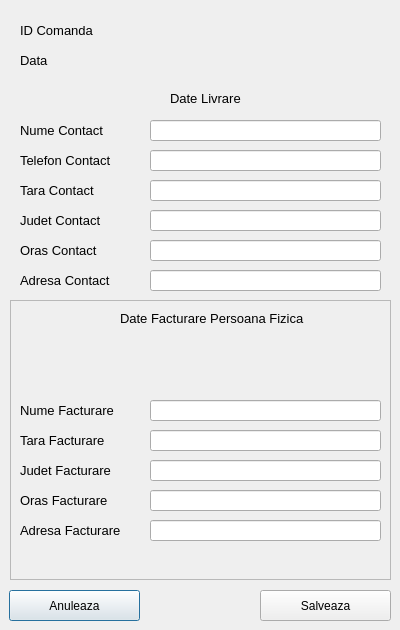
<?xml version="1.0" encoding="UTF-8"?>
<ui version="4.0">
 <class>OrderEditForm</class>
 <widget class="QDialog" name="OrderEditForm">
  <property name="geometry">
   <rect>
    <x>0</x>
    <y>0</y>
    <width>400</width>
    <height>630</height>
   </rect>
  </property>
  <property name="sizePolicy">
   <sizepolicy hsizetype="Preferred" vsizetype="Preferred">
    <horstretch>0</horstretch>
    <verstretch>0</verstretch>
   </sizepolicy>
  </property>
  <property name="minimumSize">
   <size>
    <width>400</width>
    <height>630</height>
   </size>
  </property>
  <property name="maximumSize">
   <size>
    <width>400</width>
    <height>630</height>
   </size>
  </property>
  <property name="windowTitle">
   <string>Dialog</string>
  </property>
  <widget class="QLineEdit" name="ContactNameLineEdit">
   <property name="geometry">
    <rect>
     <x>150</x>
     <y>120</y>
     <width>231</width>
     <height>21</height>
    </rect>
   </property>
  </widget>
  <widget class="QLineEdit" name="ContactPhoneLineEdit">
   <property name="geometry">
    <rect>
     <x>150</x>
     <y>150</y>
     <width>231</width>
     <height>21</height>
    </rect>
   </property>
  </widget>
  <widget class="QLineEdit" name="ContactCountryLineEdit">
   <property name="geometry">
    <rect>
     <x>150</x>
     <y>180</y>
     <width>231</width>
     <height>21</height>
    </rect>
   </property>
  </widget>
  <widget class="QLineEdit" name="ContactCountyLineEdit">
   <property name="geometry">
    <rect>
     <x>150</x>
     <y>210</y>
     <width>231</width>
     <height>21</height>
    </rect>
   </property>
  </widget>
  <widget class="QLineEdit" name="ContactCityLineEdit">
   <property name="geometry">
    <rect>
     <x>150</x>
     <y>240</y>
     <width>231</width>
     <height>21</height>
    </rect>
   </property>
  </widget>
  <widget class="QLineEdit" name="ContactAdressLineEdit">
   <property name="geometry">
    <rect>
     <x>150</x>
     <y>270</y>
     <width>231</width>
     <height>21</height>
    </rect>
   </property>
  </widget>
  <widget class="QLabel" name="OrderIDLabel">
   <property name="geometry">
    <rect>
     <x>20</x>
     <y>20</y>
     <width>111</width>
     <height>20</height>
    </rect>
   </property>
   <property name="font">
    <font>
     <pointsize>10</pointsize>
    </font>
   </property>
   <property name="text">
    <string>ID Comanda</string>
   </property>
  </widget>
  <widget class="QLabel" name="OrderIDDisplayLabel">
   <property name="geometry">
    <rect>
     <x>150</x>
     <y>20</y>
     <width>170</width>
     <height>20</height>
    </rect>
   </property>
   <property name="font">
    <font>
     <pointsize>10</pointsize>
    </font>
   </property>
   <property name="text">
    <string/>
   </property>
  </widget>
  <widget class="QLabel" name="DateLabel">
   <property name="geometry">
    <rect>
     <x>20</x>
     <y>50</y>
     <width>111</width>
     <height>20</height>
    </rect>
   </property>
   <property name="font">
    <font>
     <pointsize>10</pointsize>
    </font>
   </property>
   <property name="text">
    <string>Data</string>
   </property>
  </widget>
  <widget class="QLabel" name="DateDisplayLabel">
   <property name="geometry">
    <rect>
     <x>150</x>
     <y>50</y>
     <width>170</width>
     <height>20</height>
    </rect>
   </property>
   <property name="font">
    <font>
     <pointsize>10</pointsize>
    </font>
   </property>
   <property name="text">
    <string/>
   </property>
  </widget>
  <widget class="QLabel" name="ContactNameLabel">
   <property name="geometry">
    <rect>
     <x>20</x>
     <y>120</y>
     <width>111</width>
     <height>20</height>
    </rect>
   </property>
   <property name="font">
    <font>
     <pointsize>10</pointsize>
    </font>
   </property>
   <property name="text">
    <string>Nume Contact</string>
   </property>
  </widget>
  <widget class="QLabel" name="ContactPhoneLabel">
   <property name="geometry">
    <rect>
     <x>20</x>
     <y>150</y>
     <width>111</width>
     <height>20</height>
    </rect>
   </property>
   <property name="font">
    <font>
     <pointsize>10</pointsize>
    </font>
   </property>
   <property name="text">
    <string>Telefon Contact</string>
   </property>
  </widget>
  <widget class="QLabel" name="ContactCountryLabel">
   <property name="geometry">
    <rect>
     <x>20</x>
     <y>180</y>
     <width>111</width>
     <height>20</height>
    </rect>
   </property>
   <property name="font">
    <font>
     <pointsize>10</pointsize>
    </font>
   </property>
   <property name="text">
    <string>Tara Contact</string>
   </property>
  </widget>
  <widget class="QLabel" name="ContactCountyLabel">
   <property name="geometry">
    <rect>
     <x>20</x>
     <y>210</y>
     <width>111</width>
     <height>20</height>
    </rect>
   </property>
   <property name="font">
    <font>
     <pointsize>10</pointsize>
    </font>
   </property>
   <property name="text">
    <string>Judet Contact</string>
   </property>
  </widget>
  <widget class="QLabel" name="ContactCityLabel">
   <property name="geometry">
    <rect>
     <x>20</x>
     <y>240</y>
     <width>111</width>
     <height>20</height>
    </rect>
   </property>
   <property name="font">
    <font>
     <pointsize>10</pointsize>
    </font>
   </property>
   <property name="text">
    <string>Oras Contact</string>
   </property>
  </widget>
  <widget class="QLabel" name="ContactAdresLabel">
   <property name="geometry">
    <rect>
     <x>20</x>
     <y>270</y>
     <width>111</width>
     <height>20</height>
    </rect>
   </property>
   <property name="font">
    <font>
     <pointsize>10</pointsize>
    </font>
   </property>
   <property name="text">
    <string>Adresa Contact</string>
   </property>
  </widget>
  <widget class="QFrame" name="LegalEntityBillingFrame">
   <property name="geometry">
    <rect>
     <x>10</x>
     <y>300</y>
     <width>381</width>
     <height>280</height>
    </rect>
   </property>
   <property name="autoFillBackground">
    <bool>true</bool>
   </property>
   <property name="frameShape">
    <enum>QFrame::StyledPanel</enum>
   </property>
   <property name="frameShadow">
    <enum>QFrame::Raised</enum>
   </property>
   <widget class="QLabel" name="LegalBillingCompanyNameLabel">
    <property name="geometry">
     <rect>
      <x>10</x>
      <y>40</y>
      <width>111</width>
      <height>20</height>
     </rect>
    </property>
    <property name="font">
     <font>
      <pointsize>10</pointsize>
     </font>
    </property>
    <property name="text">
     <string>Nume Societate</string>
    </property>
   </widget>
   <widget class="QLineEdit" name="LegalBillingCompanyNameLineEdit">
    <property name="geometry">
     <rect>
      <x>140</x>
      <y>40</y>
      <width>231</width>
      <height>21</height>
     </rect>
    </property>
   </widget>
   <widget class="QLabel" name="LegalBillingCIFLabel">
    <property name="geometry">
     <rect>
      <x>10</x>
      <y>70</y>
      <width>111</width>
      <height>20</height>
     </rect>
    </property>
    <property name="font">
     <font>
      <pointsize>10</pointsize>
     </font>
    </property>
    <property name="text">
     <string>C.I.F.</string>
    </property>
   </widget>
   <widget class="QLineEdit" name="LegalBillingCIFLineEdit">
    <property name="geometry">
     <rect>
      <x>140</x>
      <y>70</y>
      <width>231</width>
      <height>21</height>
     </rect>
    </property>
   </widget>
   <widget class="QLabel" name="LegalBillingNRRCLabel">
    <property name="geometry">
     <rect>
      <x>10</x>
      <y>100</y>
      <width>111</width>
      <height>20</height>
     </rect>
    </property>
    <property name="font">
     <font>
      <pointsize>10</pointsize>
     </font>
    </property>
    <property name="text">
     <string>Nr. Reg. Com</string>
    </property>
   </widget>
   <widget class="QLineEdit" name="LegalBillingNRRCLineEdit">
    <property name="geometry">
     <rect>
      <x>140</x>
      <y>100</y>
      <width>231</width>
      <height>21</height>
     </rect>
    </property>
   </widget>
   <widget class="QLabel" name="LegalBillingCountryLabel">
    <property name="geometry">
     <rect>
      <x>10</x>
      <y>130</y>
      <width>111</width>
      <height>20</height>
     </rect>
    </property>
    <property name="font">
     <font>
      <pointsize>10</pointsize>
     </font>
    </property>
    <property name="text">
     <string>Tara Facturare</string>
    </property>
   </widget>
   <widget class="QLineEdit" name="LegalBillingCountryLineEdit">
    <property name="geometry">
     <rect>
      <x>140</x>
      <y>130</y>
      <width>231</width>
      <height>21</height>
     </rect>
    </property>
   </widget>
   <widget class="QLabel" name="LegalBillingCountyLabel">
    <property name="geometry">
     <rect>
      <x>10</x>
      <y>160</y>
      <width>111</width>
      <height>20</height>
     </rect>
    </property>
    <property name="font">
     <font>
      <pointsize>10</pointsize>
     </font>
    </property>
    <property name="text">
     <string>Judet Facturare</string>
    </property>
   </widget>
   <widget class="QLineEdit" name="LegalBillingCountyLineEdit">
    <property name="geometry">
     <rect>
      <x>140</x>
      <y>160</y>
      <width>231</width>
      <height>21</height>
     </rect>
    </property>
   </widget>
   <widget class="QLabel" name="LegalBillingCityLabel">
    <property name="geometry">
     <rect>
      <x>10</x>
      <y>190</y>
      <width>111</width>
      <height>20</height>
     </rect>
    </property>
    <property name="font">
     <font>
      <pointsize>10</pointsize>
     </font>
    </property>
    <property name="text">
     <string>Oras Facturare</string>
    </property>
   </widget>
   <widget class="QLineEdit" name="LegalBillingCityLineEdit">
    <property name="geometry">
     <rect>
      <x>140</x>
      <y>190</y>
      <width>231</width>
      <height>21</height>
     </rect>
    </property>
   </widget>
   <widget class="QLabel" name="LegalBillingAdressLabel">
    <property name="geometry">
     <rect>
      <x>10</x>
      <y>220</y>
      <width>111</width>
      <height>20</height>
     </rect>
    </property>
    <property name="font">
     <font>
      <pointsize>10</pointsize>
     </font>
    </property>
    <property name="text">
     <string>Adresa Facturare</string>
    </property>
   </widget>
   <widget class="QLineEdit" name="LegalBillingAdressLineEdit">
    <property name="geometry">
     <rect>
      <x>140</x>
      <y>220</y>
      <width>231</width>
      <height>21</height>
     </rect>
    </property>
   </widget>
   <widget class="QLabel" name="LegalBillingAccountLabel">
    <property name="geometry">
     <rect>
      <x>10</x>
      <y>250</y>
      <width>111</width>
      <height>20</height>
     </rect>
    </property>
    <property name="font">
     <font>
      <pointsize>10</pointsize>
     </font>
    </property>
    <property name="text">
     <string>Cont Facturare</string>
    </property>
   </widget>
   <widget class="QLineEdit" name="LegalBillingAccountLineEdit">
    <property name="geometry">
     <rect>
      <x>140</x>
      <y>250</y>
      <width>231</width>
      <height>21</height>
     </rect>
    </property>
   </widget>
   <widget class="QLabel" name="LegalBillingDataLabel">
    <property name="geometry">
     <rect>
      <x>130</x>
      <y>10</y>
      <width>131</width>
      <height>20</height>
     </rect>
    </property>
    <property name="font">
     <font>
      <pointsize>10</pointsize>
     </font>
    </property>
    <property name="text">
     <string>Date Facturare Firma</string>
    </property>
   </widget>
  </widget>
  <widget class="QPushButton" name="CancelButton">
   <property name="geometry">
    <rect>
     <x>9</x>
     <y>590</y>
     <width>131</width>
     <height>31</height>
    </rect>
   </property>
   <property name="text">
    <string>Anuleaza</string>
   </property>
  </widget>
  <widget class="QPushButton" name="SaveButton">
   <property name="geometry">
    <rect>
     <x>260</x>
     <y>590</y>
     <width>131</width>
     <height>31</height>
    </rect>
   </property>
   <property name="text">
    <string>Salveaza</string>
   </property>
  </widget>
  <widget class="QLabel" name="ContactDataLabel">
   <property name="geometry">
    <rect>
     <x>170</x>
     <y>90</y>
     <width>71</width>
     <height>16</height>
    </rect>
   </property>
   <property name="font">
    <font>
     <pointsize>10</pointsize>
    </font>
   </property>
   <property name="text">
    <string>Date Livrare</string>
   </property>
  </widget>
  <widget class="QFrame" name="BillingFrame">
   <property name="geometry">
    <rect>
     <x>10</x>
     <y>300</y>
     <width>381</width>
     <height>280</height>
    </rect>
   </property>
   <property name="autoFillBackground">
    <bool>true</bool>
   </property>
   <property name="frameShape">
    <enum>QFrame::StyledPanel</enum>
   </property>
   <property name="frameShadow">
    <enum>QFrame::Raised</enum>
   </property>
   <widget class="QLabel" name="BillingNameLabel">
    <property name="geometry">
     <rect>
      <x>10</x>
      <y>100</y>
      <width>111</width>
      <height>20</height>
     </rect>
    </property>
    <property name="font">
     <font>
      <pointsize>10</pointsize>
     </font>
    </property>
    <property name="text">
     <string>Nume Facturare</string>
    </property>
   </widget>
   <widget class="QLineEdit" name="BillingNameLineEdit">
    <property name="geometry">
     <rect>
      <x>140</x>
      <y>100</y>
      <width>231</width>
      <height>21</height>
     </rect>
    </property>
   </widget>
   <widget class="QLabel" name="BillingCountryLabel">
    <property name="geometry">
     <rect>
      <x>10</x>
      <y>130</y>
      <width>111</width>
      <height>20</height>
     </rect>
    </property>
    <property name="font">
     <font>
      <pointsize>10</pointsize>
     </font>
    </property>
    <property name="text">
     <string>Tara Facturare</string>
    </property>
   </widget>
   <widget class="QLineEdit" name="BillingCountryLineEdit">
    <property name="geometry">
     <rect>
      <x>140</x>
      <y>130</y>
      <width>231</width>
      <height>21</height>
     </rect>
    </property>
   </widget>
   <widget class="QLabel" name="BillingCountyLabel">
    <property name="geometry">
     <rect>
      <x>10</x>
      <y>160</y>
      <width>111</width>
      <height>20</height>
     </rect>
    </property>
    <property name="font">
     <font>
      <pointsize>10</pointsize>
     </font>
    </property>
    <property name="text">
     <string>Judet Facturare</string>
    </property>
   </widget>
   <widget class="QLineEdit" name="BillingCountyLineEdit">
    <property name="geometry">
     <rect>
      <x>140</x>
      <y>160</y>
      <width>231</width>
      <height>21</height>
     </rect>
    </property>
   </widget>
   <widget class="QLabel" name="BillingCityLabel">
    <property name="geometry">
     <rect>
      <x>10</x>
      <y>190</y>
      <width>111</width>
      <height>20</height>
     </rect>
    </property>
    <property name="font">
     <font>
      <pointsize>10</pointsize>
     </font>
    </property>
    <property name="text">
     <string>Oras Facturare</string>
    </property>
   </widget>
   <widget class="QLineEdit" name="BillingCityLineEdit">
    <property name="geometry">
     <rect>
      <x>140</x>
      <y>190</y>
      <width>231</width>
      <height>21</height>
     </rect>
    </property>
   </widget>
   <widget class="QLabel" name="BillingAdressLabel">
    <property name="geometry">
     <rect>
      <x>10</x>
      <y>220</y>
      <width>111</width>
      <height>20</height>
     </rect>
    </property>
    <property name="font">
     <font>
      <pointsize>10</pointsize>
     </font>
    </property>
    <property name="text">
     <string>Adresa Facturare</string>
    </property>
   </widget>
   <widget class="QLineEdit" name="BillingAdressLineEdit">
    <property name="geometry">
     <rect>
      <x>140</x>
      <y>220</y>
      <width>231</width>
      <height>21</height>
     </rect>
    </property>
   </widget>
   <widget class="QLabel" name="BillingDataLabel">
    <property name="geometry">
     <rect>
      <x>110</x>
      <y>10</y>
      <width>191</width>
      <height>16</height>
     </rect>
    </property>
    <property name="font">
     <font>
      <pointsize>10</pointsize>
     </font>
    </property>
    <property name="text">
     <string>Date Facturare Persoana Fizica</string>
    </property>
   </widget>
  </widget>
  <zorder>LegalEntityBillingFrame</zorder>
  <zorder>BillingFrame</zorder>
  <zorder>ContactNameLineEdit</zorder>
  <zorder>ContactPhoneLineEdit</zorder>
  <zorder>ContactCountryLineEdit</zorder>
  <zorder>ContactCountyLineEdit</zorder>
  <zorder>ContactCityLineEdit</zorder>
  <zorder>ContactAdressLineEdit</zorder>
  <zorder>OrderIDLabel</zorder>
  <zorder>OrderIDDisplayLabel</zorder>
  <zorder>DateLabel</zorder>
  <zorder>DateDisplayLabel</zorder>
  <zorder>ContactNameLabel</zorder>
  <zorder>ContactPhoneLabel</zorder>
  <zorder>ContactCountryLabel</zorder>
  <zorder>ContactCountyLabel</zorder>
  <zorder>ContactCityLabel</zorder>
  <zorder>ContactAdresLabel</zorder>
  <zorder>CancelButton</zorder>
  <zorder>SaveButton</zorder>
  <zorder>ContactDataLabel</zorder>
 </widget>
 <resources/>
 <connections/>
</ui>
